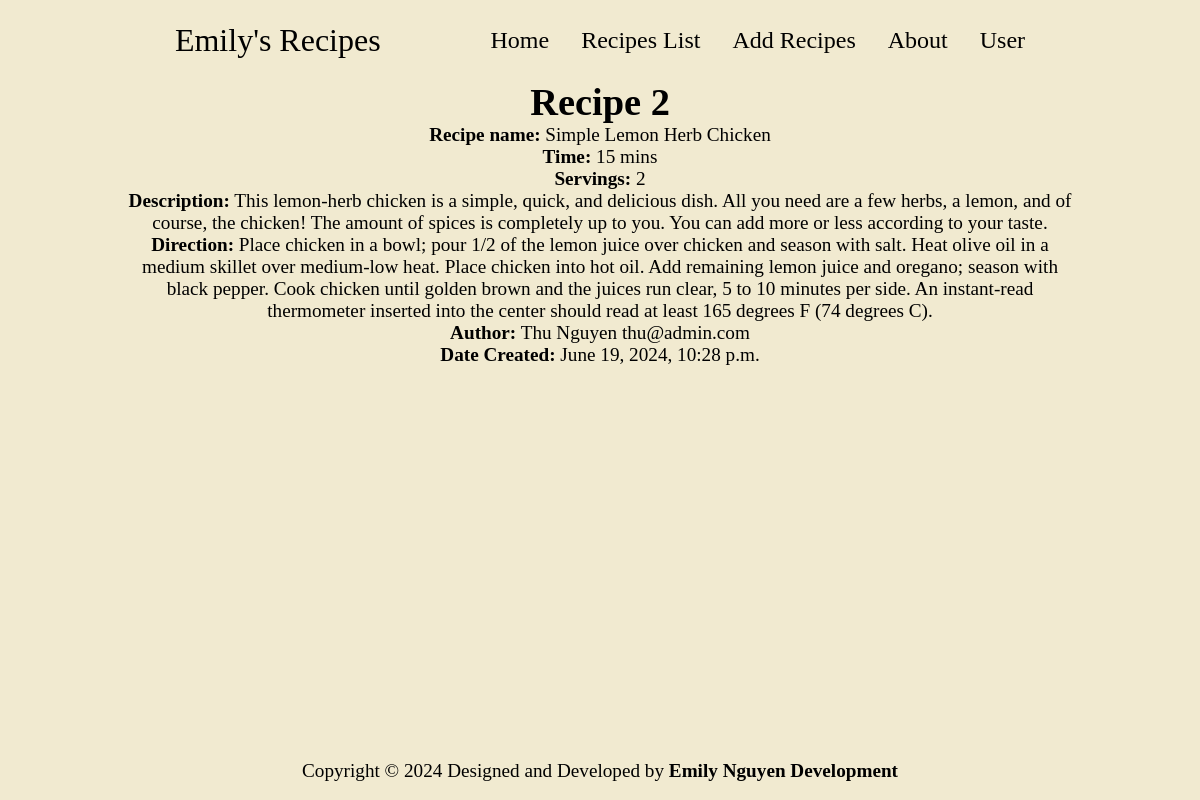
Page /recipes/2 on the committed database.
### recipes/models.py (models this page shows, shortened)
class Recipe(models.Model):
    name = models.CharField(max_length=64)
    time = models.IntegerField()
    servings = models.IntegerField()
    description = models.TextField()
    direction = models.TextField()
    author = models.ForeignKey(CustomUser, on_delete=models.CASCADE, related_name="recipes", null=True)
    date_created = models.DateTimeField(auto_now_add=True)
    date_updated = models.DateTimeField(auto_now=True)
    is_featured = models.BooleanField(default=False)

### users/models.py (models this page shows, shortened)
class CustomUser(AbstractBaseUser, PermissionsMixin):
    first = models.CharField(max_length=64, default="")
    last = models.CharField(max_length=64,  default="")
    username = models.CharField(max_length=64, default="", unique=True)
    email = models.EmailField(default="", unique=True)
    is_superuser = models.BooleanField(default=False)
    is_staff = models.BooleanField(default=False)
    date_created = models.DateTimeField(auto_now_add=True)
    last_login = models.DateTimeField(blank=True, null=True)
    objects = CustomUserManager()
    USERNAME_FIELD = "username"
    EMAIL_FIELD = "email"
    REQUIRED_FIELDS = ["email"]
    class Meta:
        verbose_name = 'User'
        verbose_name_plural = 'Users'
    def __str__(self):
        return f"{self.first} {self.last} {self.email}"

### recipes/views.py (the view)
# urls.py: path('<int:recipe_id>', views.singleRecipe, name='recipe'),
def singleRecipe(request, recipe_id):
    recipe = Recipe.objects.get(pk=recipe_id)
    return render(request, 'recipes/recipe.html',{
        'recipe': recipe
    })

### recipes/templates/recipes/recipe.html
{% extends "recipes/layout.html" %}
{% load static %}
{% block body %}
<div class="recipe">
    <h1>Recipe {{recipe.id}}</h1>
    <ul>
        <li><strong>Recipe name:</strong> {{recipe.name}}</li>
        <li><strong>Time:</strong> {{recipe.time}} mins</li>
        <li><strong>Servings:</strong> {{recipe.servings}}</li>
        <li><strong>Description:</strong> {{recipe.description}}</li>
        <li><strong>Direction:</strong> {{recipe.direction}}</li>
        <li><strong>Author:</strong> {{recipe.author}}</li>
        <li><strong>Date Created:</strong> {{recipe.date_created}}</li>
    </ul>
</div>
{% endblock %}

### static/styles/style.css (style rules this page uses)
* { margin: 0; padding: 0; }
body { min-height: 100vh; background-color: rgba(236, 227, 191, 0.726); color: black; font-size: 1.2rem; display: flex; flex-direction: column; width: 80%; margin: 0 auto; }

### recipes/static/recipes/styles/style.css (style rules this page uses)
.recipe li { list-style-type: none; }

### rows in the picture
Recipe: id "2", name "Simple Lemon Herb Chicken", time "15", servings "2", description "This lemon-herb chicken is a simple, quick, and delicious dish. All you need are a few herbs, a lemon, and of course, the chicken! The amount of spices is completely up to you. You can add more or less according to your taste.", direction "Place chicken in a bowl; pour 1/2 of the lemon juice over chicken and season with salt. Heat olive oil in a medium skillet over medium-low heat. Place chicken into hot oil. Add remaining lemon juice and oregano; season with black pepper. Cook chicken until golden brown and the juices run clear, 5 to 10 minutes per side. An instant-read thermometer inserted into the center should read at least 165 degrees F (74 degrees C).", author "Thu Nguyen thu@admin.com", date_created "June 19, 2024, 10:28 p.m."
